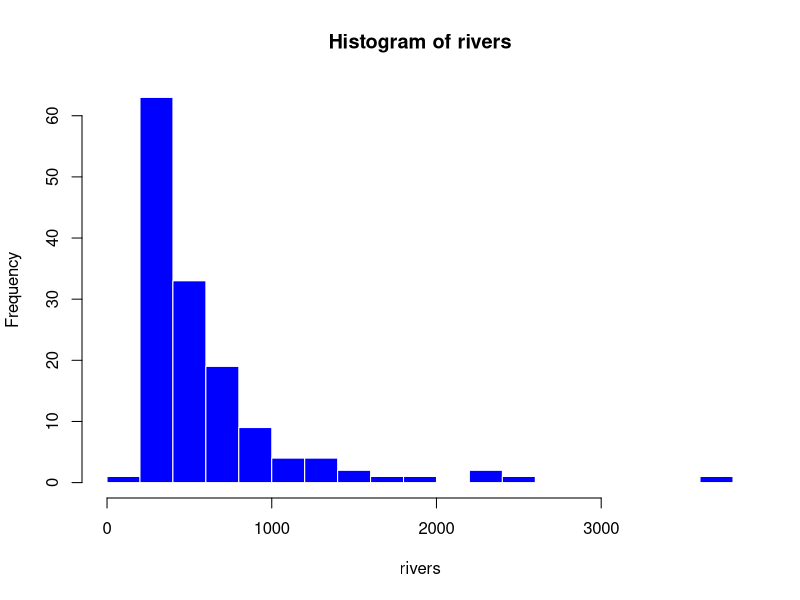
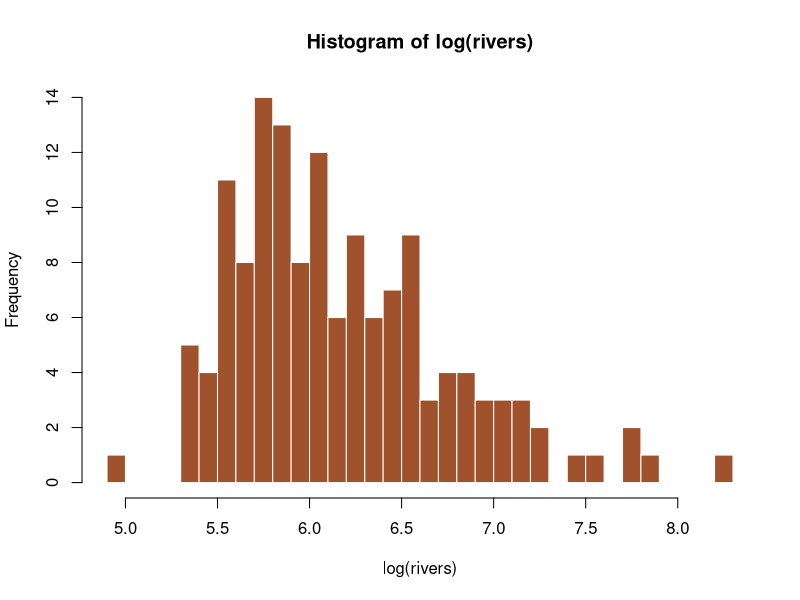
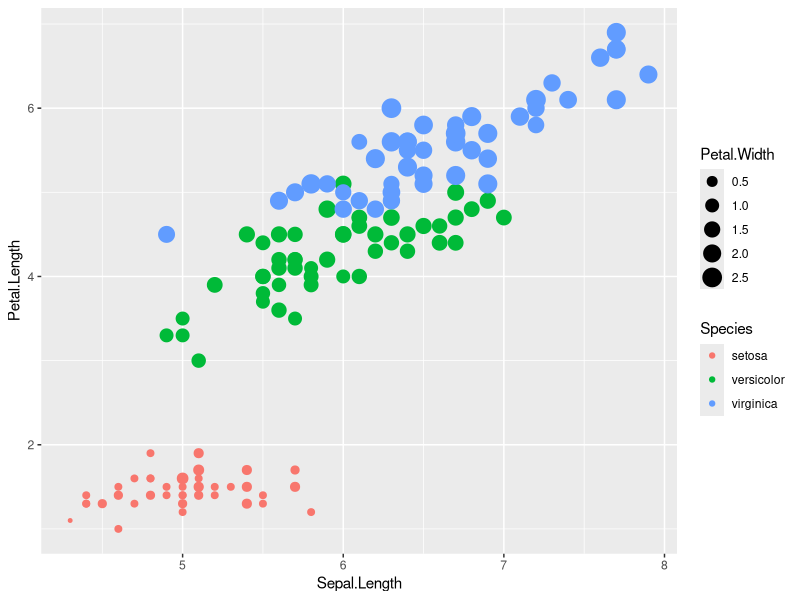

These charts were generated, in order, by the following R code:
#列出練習用資料集
data()

#載入rivers environment
data(rivers)

#help panel
?rivers

#console
rivers

head(rivers)

#資料筆數
length(rivers)

#描述統計資訊
summary(rivers)

#畫圖
hist(rivers, col="blue", border="white", breaks=25)

#顏色列表
colors()

hist(log(rivers), col="sienna", border="white", breaks=25)

#Ctrl-L 清除console

#清除環境變數
rm(list=ls())

#顯示工作目錄
getwd()

#變數使用 <- 賦值
a <- 19
a

# numeric (integers, floating numbers, scientific notations)
b <- 8.31
mode(b)

# character
c <- 'coding'
mode(c)

# logical
d <- F
mode(d)

# complex 複數
e <- 2+3i
mode(e)


is.character(b)
as.character(b)

# vector
g <- c(1,2,3)
h <- c('me','you')
i <- 1:6
j <- seq(from=1, to=10, by=2)
k <- rep(1:4, times=3, each=2)

m <- c(2:10)
m[1]

m[1:3]

# install.packages("ggplot2")

library(ggplot2)
qplot(Sepal.Length, Petal.Length, data = iris, color = Species, size = Petal.Width)
